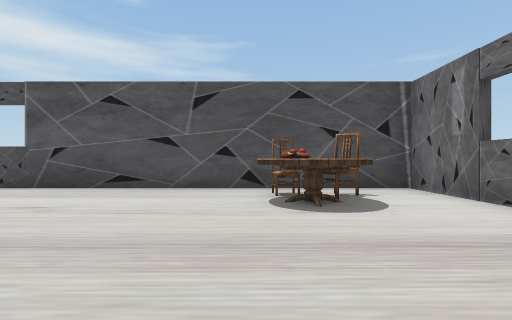
[1] (above)

16 first-person views from a walk through a Unity game level. The camera is 1.3 m above the floor, looks level and sees 85° across. The floor is counted in squares, 2 m on a side. Each view is taken from the middle of a square. On the plan, view 1 faces up. The plan holds only what a view shows up to about 9 squares ahead; the rest is blank. Some animated figures are left out. Door leaves are left out, so doorways stand open. Some surface patterns are stand-ins.

[2]
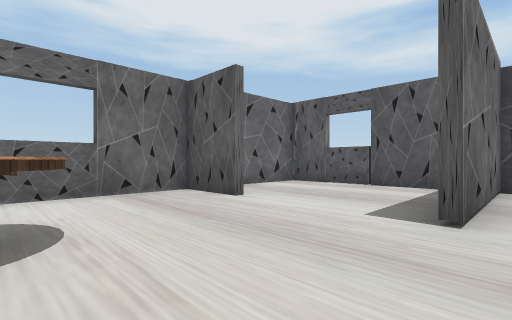

[3]
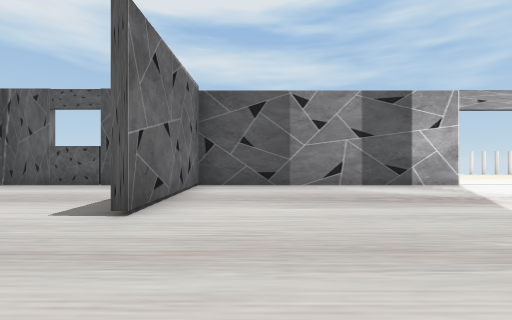

[4]
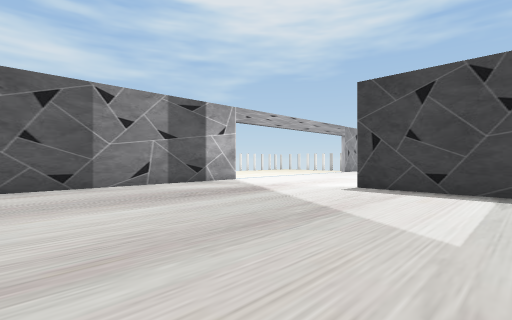

[5]
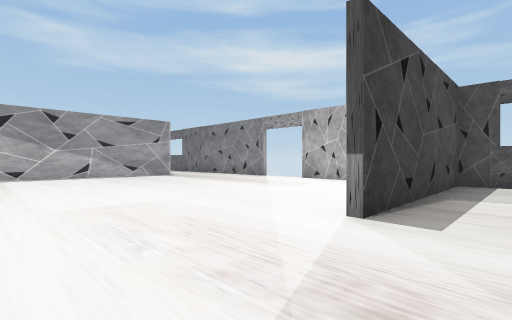

[6]
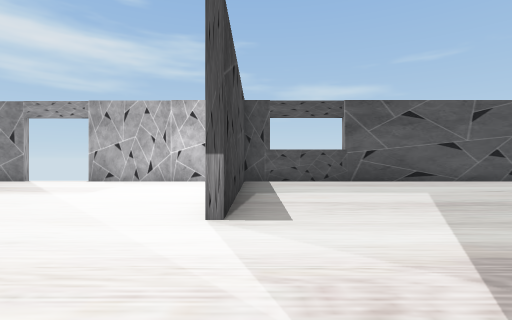

[7]
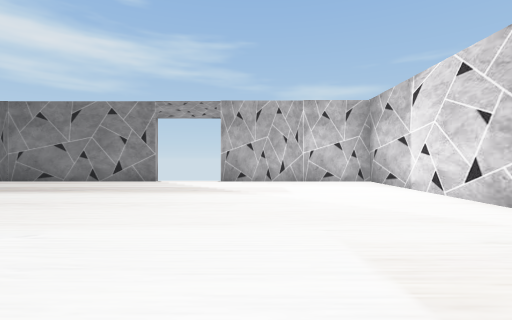

[8]
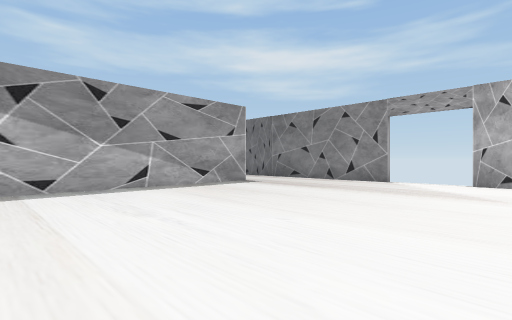

[9]
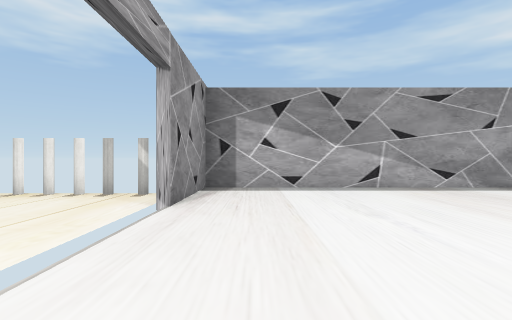

[10]
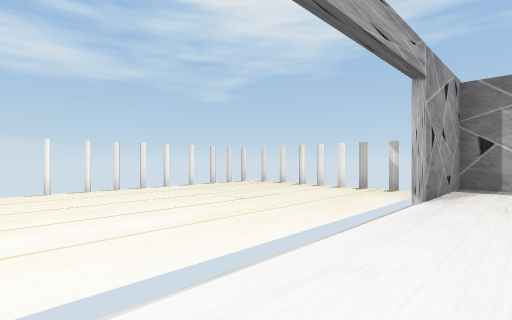

[11]
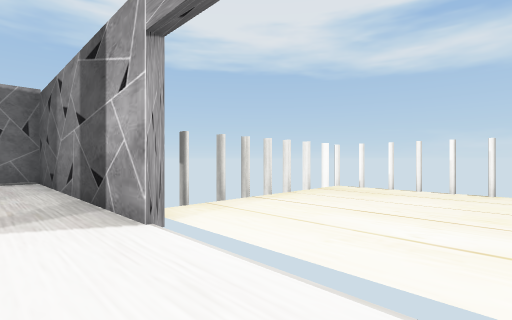

[12]
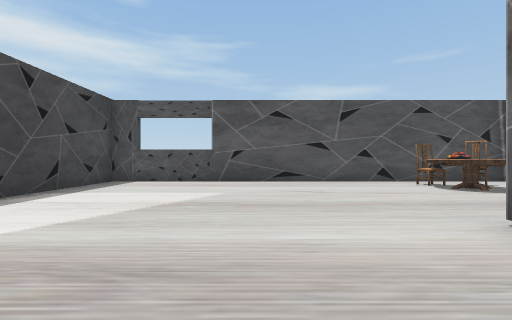

[13]
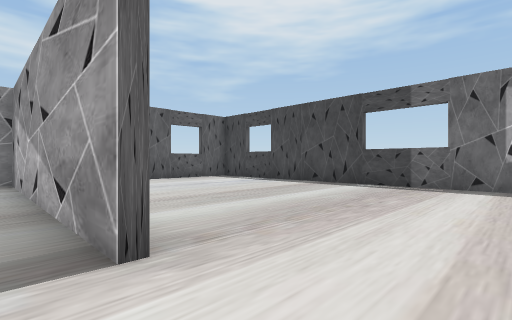

[14]
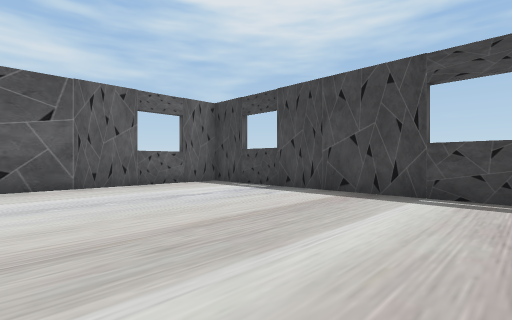

[15]
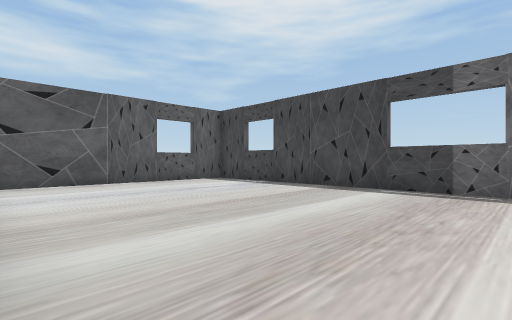

[16]
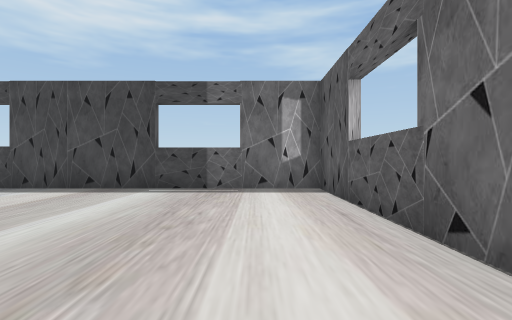

### Floor plan
Points are (right, up) in squares from view 1. A wall is a line through its corners. A room is listed if a view was taken in it or the views show most of it. See-through windows are left out.
Room 1 (view 1)
walls: (-0.5, -3.2) (3.6, -3.2) (3.6, -1)
ways out: opening at (0.5, 0) to room 2
Room 2 (views 2, 3, 4, 5, 6, 7, 8, 9, 10, 11, 12, 13, 15, 16)
walls: (-8.5, 1.8) (-8.5, 6.5) (-13.1, 6.5); (-8.2, -3.2) (-1.5, -3.2) (-1.5, 0.9); (-15, 6.5) (-19.5, 6.5); (-18.6, 4.2) (-18.6, -3.2) (-15.9, -3.2); (1.8, 0.8) (3.6, 0.8) (3.6, 6.5) (-8.3, 6.5) (-8.3, 1)
ways out: opening at (0.5, 0) to room 1; opening at (-19, 5.5) to room 3; opening at (-8.5, -5); open door at (-14, 7); gap at (-8, -4)
objects: cylinder (-17, -6); cylinder (-17, -5); table (0, 4) to (1, 4); chair (1, 5); chair (2, 5)
Room 3 (view 14)
walls: (-19.5, 6.5) (-25.4, 6.5) (-25.4, -3.2) (-19.2, -3.2)
ways out: opening at (-19, 5.5) to room 2

Where each view was taken, in squares from view 1:
view 1: 0 up, 0 right, facing up
view 2: 4 up, 2 left, facing down-right
view 3: 4 up, 3 left, facing down
view 4: 4 up, 2 left, facing down-left
view 5: 2 down, 7 left, facing up-left
view 6: 2 down, 8 left, facing up
view 7: 2 down, 12 left, facing up
view 8: 2 down, 12 left, facing up-left
view 9: 2 down, 12 left, facing left
view 10: 2 down, 11 left, facing down-left
view 11: 2 down, 11 left, facing down-right
view 12: 2 down, 4 left, facing up
view 13: 6 up, 18 left, facing down-left
view 14: 4 up, 20 left, facing down-left
view 15: 5 up, 19 left, facing down-left
view 16: 5 up, 19 left, facing left
